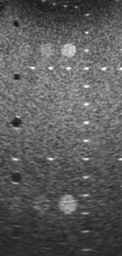
#> input picture echopen-leaderboard/jupyter_server/fantom.bmp, 122 x 256 px, shrunk from 342 x 719 before the run
$ jupyter execute SigProc-101-pimped.ipynb   (shell and % lines are left out)   (Python 2 division)
#> lines starting #> are read from the running program, lines starting #| are printed output that depends on the picture; long printed decimals are rounded
# Challenge : envelope detection

TO BE COMPLETED

The aim of this challenge is to determine what is the best envelope detection algorithm to be used.

## Loading useful libraries

[cell 1]
from __future__ import print_function
import numpy as np
from PIL import Image # for bmp import
from glob import glob
import matplotlib.pyplot as plt
import math
import time

[cell 2]
def showImage(imageToPlot):
    plt.figure(figsize=(2, 4))
    plt.gray()
    plt.imshow(imageToPlot.reshape(imageToPlot.shape), aspect='auto')
    plt.show()

def normImag(A):
# Let's normalize the image
    A = A - A.min()
    A = 1.0*A/A.max()
    return(A)

## Loading and studying the 342x719 image of fantom
Here we load the original image that will serve as "ground truth" that we would like to achieve. This image will later be altered in a way that allows to simulate a raw signal (i.e. the image before envelope detection is performed).

[cell 3]
im = Image.open("fantom.bmp").convert('L') # convert 'L' is to get a flat image, not RGB
groundTruth = normImag(np.array(im)) # we use the full [0;1] range
showImage(groundTruth)

Let's assume vertical line points are spaced by 1cm each. This corresponds to a depth of about 13cm.

[cell 4]
depth = 0.13 # in meters
resolution = groundTruth.shape[0]/depth # in pts/m
#> resolution = 1969.2
t = depth*2.0/1450.0

print('Image resolution in pixels/mm : ', resolution/1000.0)
#| Image resolution in pixels/mm :  1.969
print('Listening time in micro-secs : ', t*1.0E6)

The corresponding resolution is 5.53 pts / mm. At a speed of 1450m/s for sound, we'd have a listening time of around 180µs of recording.

## Simulating a raw signal that would lead to this "ground truth" image

Let's assume an ADC sampling rate of 60Msps (close to our prototype) and a piezo frequency f = 3.5 MHz, and compute the length of the raw signal :

[cell 5]
sps = 60.0E6
f = 3.5E6
L = int(t*sps)

print("Number of points in raw signal : ", L)

The corresponding length of raw signal is close to 11k points.

We can then recreate the raw signal image :

[cell 6]
rawSignal = np.zeros(shape=(L,groundTruth.shape[1]))
for i in range(len(rawSignal)):
    for j in range(len(rawSignal[0])):
        pixelValue = 1.0*groundTruth[i*groundTruth.shape[0]/L][j]
        w = 2.0*math.radians(180)*f
        rawSignal[i][j] = pixelValue*math.cos(1.0*i*w/sps)

Let's check that we have the image (in green) and the corresponding signal (in blue) :

[cell 7]
line = np.zeros(shape=(L))
imageLine = np.zeros(shape=(L))
for i in range(len(rawSignal)):
    line[i] =  rawSignal[i][10]
    imageLine[i] = groundTruth[i*groundTruth.shape[0]/L][10]
#> after the loop, imageLine = 10758 values, max 0.55 at index 3993, min 0.0875 at index 10590, mean 0.316; line = 10758 values, max 0.547 at index 3994, min -0.55 at index 4020, mean -8.51e-06
plt.plot(line)
plt.plot(imageLine)
plt.show()
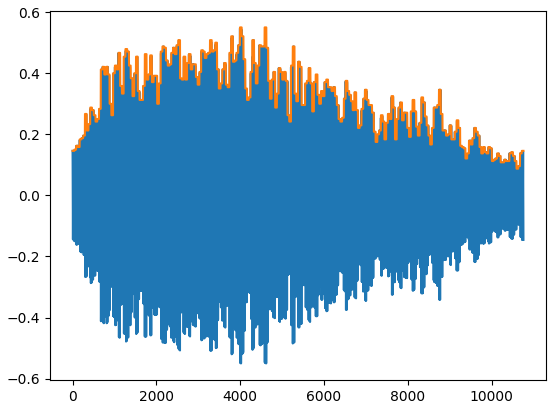
#> figure drawn by matplotlib, 1 panel; curve peaks at x = 3994, y = 0.547; curve peaks at x = 3993, y = 0.55

Let's analyse this signal in the frequency domain, through a FFT. We should see the image, modulated by the 3.5MHz. That is, a "potato" around a 3.5MHz peak :

[cell 8]
maxFreq = 6.0E6
xLimit = int(L*maxFreq/sps) # upper cap to
lineFFT = np.abs(np.fft.fft(line))
#> lineFFT = 10758 values, max 1297.4 at index 10130, min 0.00899 at index 7831, mean 2.03
xScale = range(xLimit)
for i in range(xLimit):
    xScale[i] = (60.0E6)*float(xScale[i])/(L*(1.0E6))
plt.plot(xScale,lineFFT[0:xLimit])
plt.xlabel('Frequency (MHz)')
plt.show()
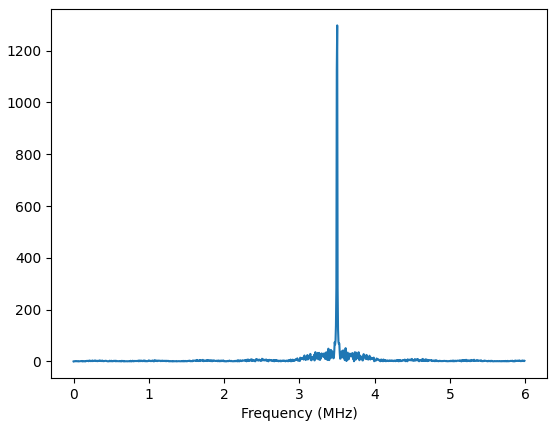
#> figure drawn by matplotlib, 1 panel; curve peaks at x = 3.5, y = 1297.4

Conclusion: our rawSignal matches the raw signal's characteristics for the fantom image !

## Saving the raw signal into a file for use in a different code
Let's save the raw signal data into a compressed .csv file so that you'll be able to load it from a different code (e.g. if you're not at ease with python, you can make your own script in whatever language you want to implement the envelope detection algorithm). Note that np.savetxt() and np.load() transparently accepts gz files.

[cell 9]
# Let's save the raw signal data
np.savetxt("RawSignal.csv.gz",rawSignal, delimiter=';')

## Envelope detection challenge

Below are the pieces of code related to the proper envelope detection.

- Firstly, some useful functions are defined to display, compare images, and allow performance assessment.
- A basic decimation algorithm is then implemented. This method will serve as a baseline : you're supposed to do better !
- You'll have to define your own envelope detection method
- An automated score estimation et comparison between the baseline and your algorithm are provided.

### Score estimation and comparison functions

The estimateScore() function computes the error map between reconstructed image and the ground truth, and returns a score associated to this error map, as well as the max error achieved on a given pixel.

You should retain the algorithm that achieves the lowest possible value for these scores.

[cell 10]
def ssd(A,B):
    A = A - 0.95*A.min()
    A = 1.0*A/A.max()
    B = B - 0.95*B.min()
    B = 1.0*B/B.max()
    squares = (A[:,:] - B[:,:]) ** 2
    return np.sum(squares)

def estimateScore(groundTruth, reconstructedImage) :
    errorMap = (groundTruth - reconstructedImage)
    print('Error map between ground truth and reconstructed image : ')
    showImage(errorMap)
    score = ssd(reconstructedImage,groundTruth)
    maxErr = errorMap.max()
    return [score,maxErr]

def compareImages(im1,im2) :
    plt.figure()
    ax = plt.subplot(1, 2, 1)
    plt.imshow(im1)
    plt.gray()
    ax.get_xaxis().set_visible(False)
    ax.get_yaxis().set_visible(False)
    ax = plt.subplot(1, 2, 2)
    plt.imshow(im2)
    plt.gray()
    ax.get_xaxis().set_visible(False)
    ax.get_yaxis().set_visible(False)
    plt.show()

### Baseline method (don't change this one ! )
This function implements a basic decimation.

[cell 11]
def reconstructBaseline(rawSignal,image_shape) :
    reconstructedImage = np.zeros(shape=(image_shape[0],image_shape[1]))
    decimationFactor = 1.0*rawSignal.shape[0]/image_shape[0]

    for i in range(rawSignal.shape[0]):
           for j in range(image_shape[1]):
                reconstructedImage[int(i/decimationFactor)][j] += np.abs(rawSignal[i][j])

    reconstructedImage = normImag(np.abs(reconstructedImage))
    return reconstructedImage

Let's compare the image reconstructed with the baseline method, with the ground truth to achieve :

[cell 12]
reconBaseline = reconstructBaseline(rawSignal,groundTruth.shape)
compareImages(groundTruth, reconBaseline)
#> in compareImages, `plt.show()`:
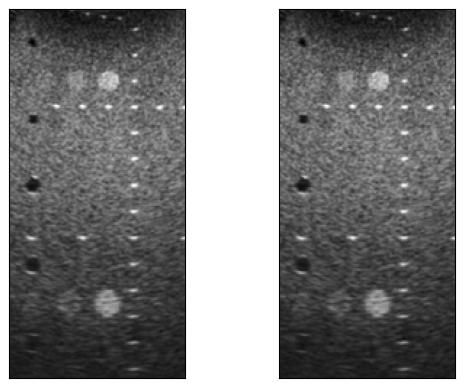
#> figure drawn by matplotlib, 2 panels
[scoreBaseline,maxErrBaseline] = estimateScore(groundTruth, reconBaseline)
#> in estimateScore, `errorMap = (groundTruth - reconstructedImage)`:
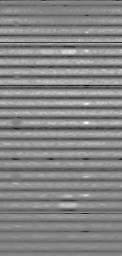
#> errorMap: shape (256, 122) float64; min -0.0152, max 0.0167, mean 0.0013; drawn with min black and max white
#> in ssd, `squares = (A[:,:] - B[:,:]) ** 2`:
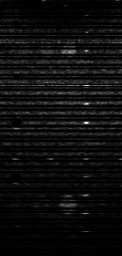
#> squares: shape (256, 122) float64; min 0, max 0.000278, mean 1.51e-05; drawn with min black and max white
#> in estimateScore, `score = ssd(reconstructedImage,groundTruth)`: score = 0.472
#> in estimateScore, `maxErr = errorMap.max()`: maxErr = 0.0167
#> scoreBaseline = 0.472; maxErrBaseline = 0.0167

print('Score for Baseline method : ', scoreBaseline)
#| Score for Baseline method :  0.4724
print('max Err between pixels for Baseline method : ', maxErrBaseline)
#| max Err between pixels for Baseline method :  0.01666

### Your turn : implement your own method in the function below

[cell 13]
def reconstructImage(rawSignal,image_shape) :
    # Here is a copy of the baseline method. Replace that by another method.
    reconstructedImage = np.zeros(shape=(image_shape[0],image_shape[1]))
    decimationFactor = 1.0*rawSignal.shape[0]/image_shape[0]

    for i in range(rawSignal.shape[0]):
           for j in range(image_shape[1]):
                reconstructedImage[int(i/decimationFactor)][j] += np.abs(rawSignal[i][j])

    reconstructedImage = normImag(np.abs(reconstructedImage))
    # The function should return the reconstructed image
    return reconstructedImage

### Performance assessment of your method

[cell 14]
recon = reconstructImage(rawSignal,groundTruth.shape)
compareImages(groundTruth, recon)
[score,maxErr] = estimateScore(groundTruth, recon)
#> score = 0.472; maxErr = 0.0167

print('Score for Baseline method : ', score)
#| Score for Baseline method :  0.4724
print('max Err between pixels for Baseline method : ', maxErr)
#| max Err between pixels for Baseline method :  0.01666
